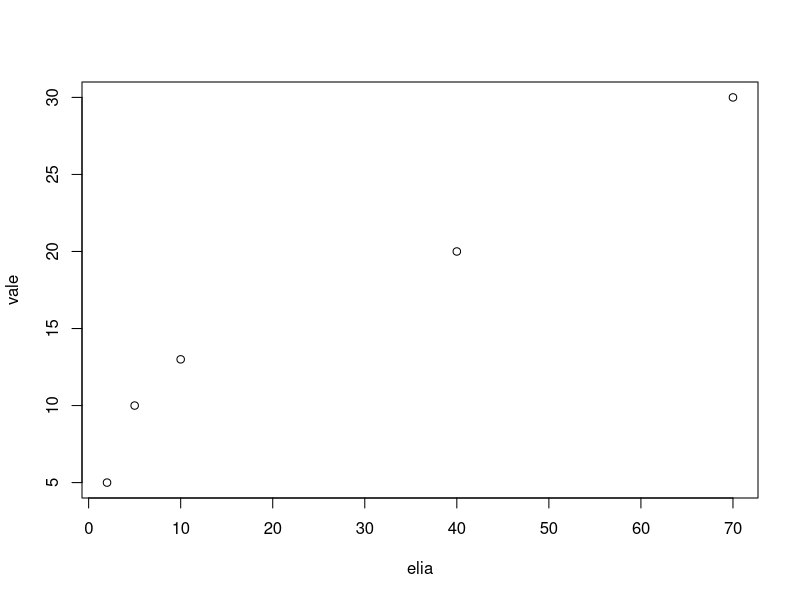
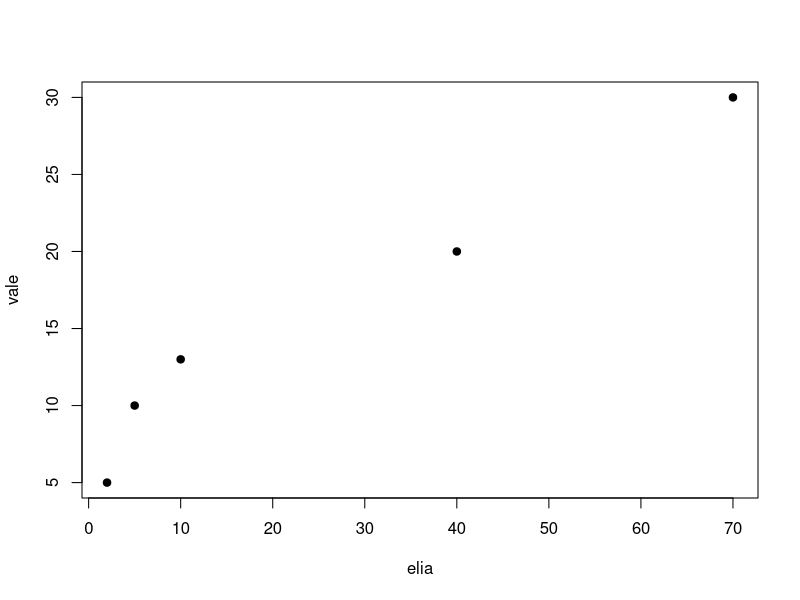
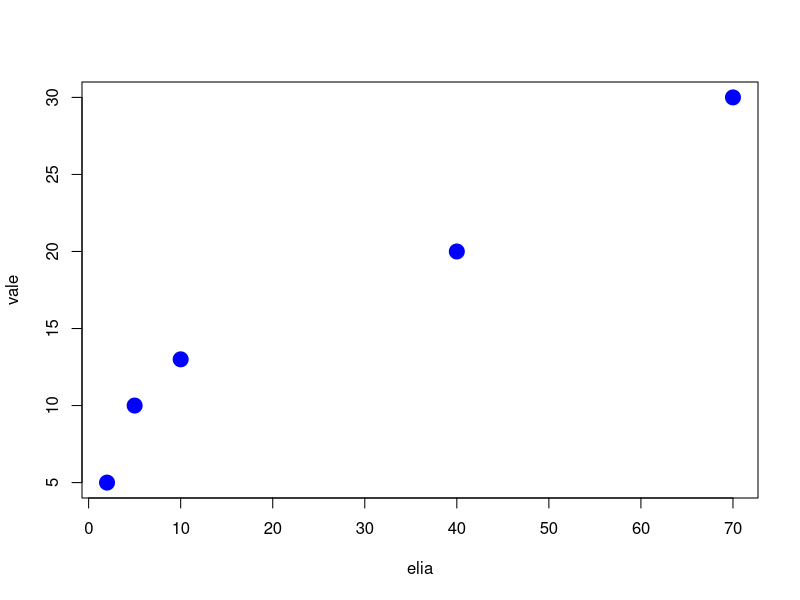

These figures' R source, in order:
# without an hashtag the comment can be understood by R when i paste in in R. The comment is used to DESCRIBE the function. Its just to let you understand what the function means!!! After, you can put the script
2+3

naza <- 2+3

marco <- 7+4

naza + marco

vale <- c(5,10,13,20,30)

elia <- c(2,5,10,40,70)


plot(elia,vale)

# if i want to change the point symbol i will use pch which means point character
plot(elia,vale,pch=19)

#to change the color i will use col, to change the dimension i will use cex
plot(elia,vale,pch=19,col="blue",cex=2)
